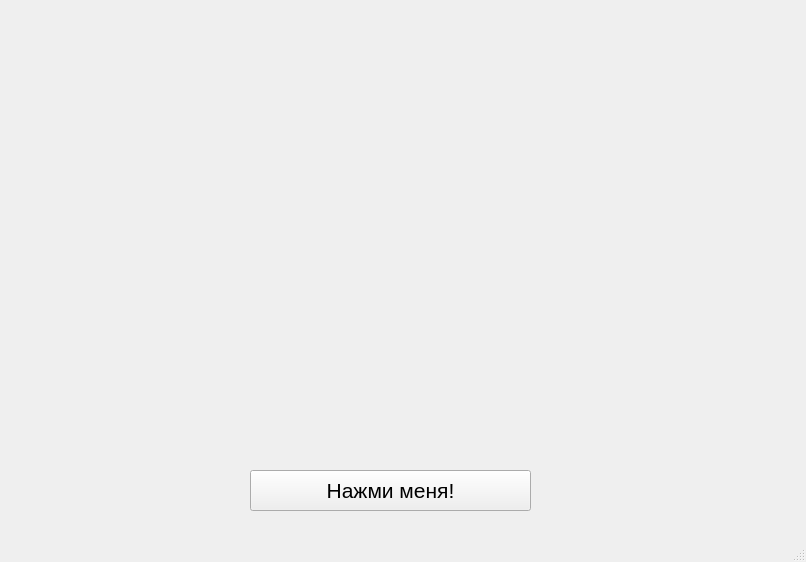
<?xml version="1.0" encoding="UTF-8"?>
<ui version="4.0">
 <class>MainWindow</class>
 <widget class="QMainWindow" name="MainWindow">
  <property name="geometry">
   <rect>
    <x>0</x>
    <y>0</y>
    <width>806</width>
    <height>562</height>
   </rect>
  </property>
  <property name="windowTitle">
   <string>MainWindow</string>
  </property>
  <widget class="QWidget" name="centralwidget">
   <widget class="QPushButton" name="pushButton">
    <property name="geometry">
     <rect>
      <x>250</x>
      <y>470</y>
      <width>281</width>
      <height>41</height>
     </rect>
    </property>
    <property name="font">
     <font>
      <pointsize>16</pointsize>
     </font>
    </property>
    <property name="text">
     <string>Нажми меня!</string>
    </property>
   </widget>
  </widget>
  <widget class="QMenuBar" name="menubar">
   <property name="geometry">
    <rect>
     <x>0</x>
     <y>0</y>
     <width>806</width>
     <height>26</height>
    </rect>
   </property>
  </widget>
  <widget class="QStatusBar" name="statusbar"/>
 </widget>
 <resources/>
 <connections/>
</ui>
